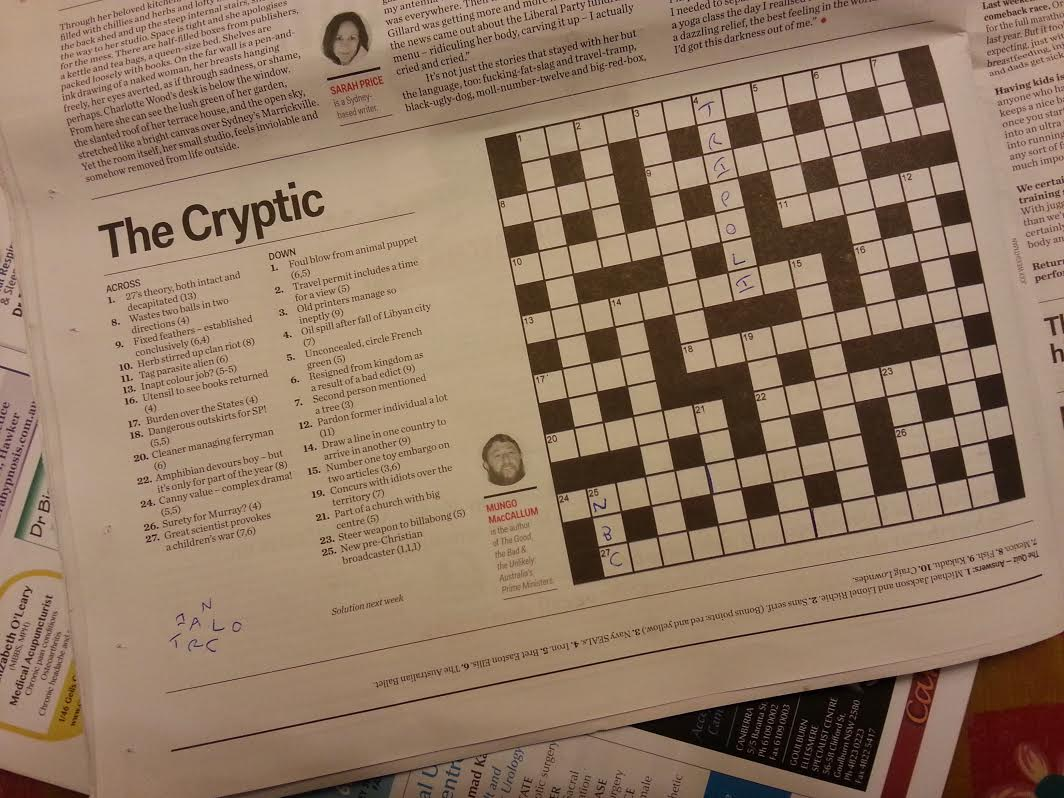
//> input picture experimental/opencv_test/crossword.jpg, 1064 x 798 px
$ ./filter_test crossword.jpg   (built with g++ and OpenCV 4)
//> lines starting //> are read from the running program, lines starting //| are printed output that depends on the picture
#include <opencv2/core/core.hpp>
#include <opencv2/highgui/highgui.hpp>
#include <opencv2/imgproc/imgproc.hpp>
#include <iostream>

using namespace cv;
using namespace std;

void filter(Mat& input, Mat& output) {
    Mat kernel = (Mat_<double>(4,4) << 0, 0.1, 0.1, 0,
                                     0.1, 0.1, 0.1, 0.1,
                                     0.1, 0.1, 0.1, 0.1,
                                     0, 0.1, 0.1, 0);

    filter2D(input, output, input.depth(), kernel);
}


int main(int argc, char **argv) {
    if (argc != 2) {
        cout << "Usage: filter_test image" << endl;
        return -1;
    }

    Mat input;
    input = imread(argv[1], CV_LOAD_IMAGE_GRAYSCALE);
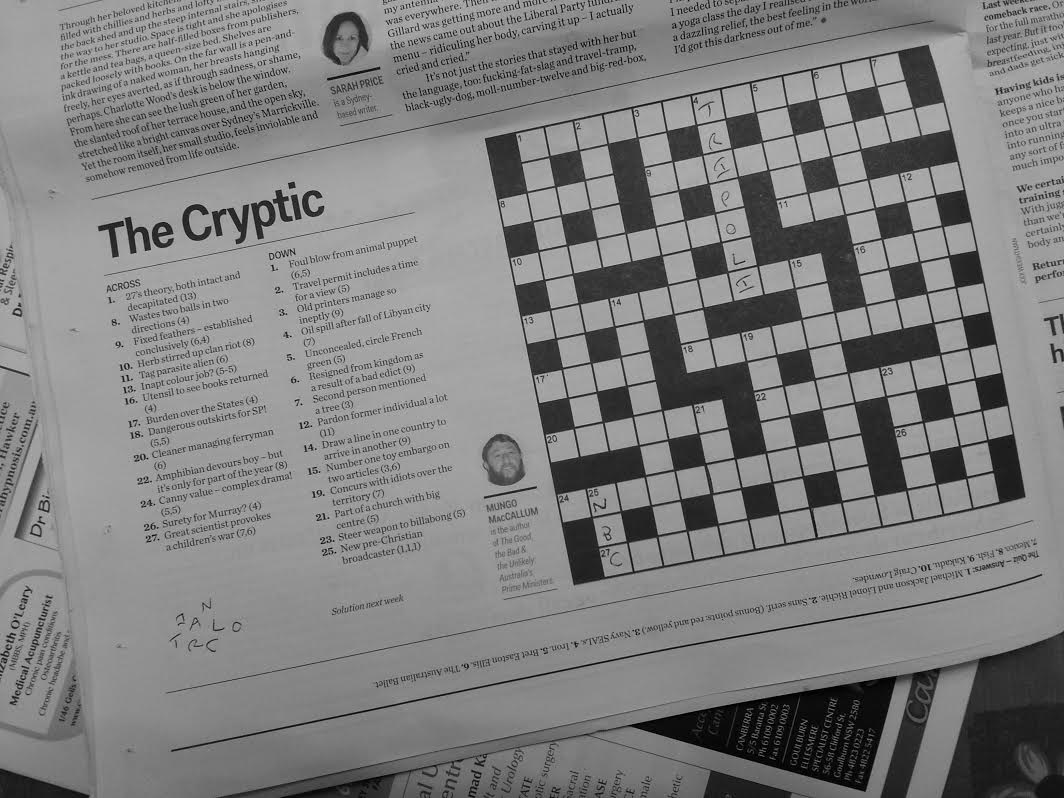
//> input: 798 rows x 1064 cols, CV_8UC1; min 0, max 205, mean 128.2

    if (!input.data) {
        cout << "Could not open or find the image" << endl;
        return -1;
    }

    Mat output;
    filter(input, output);
//> in filter, `filter2D(input, output, input.depth(), kernel);`:
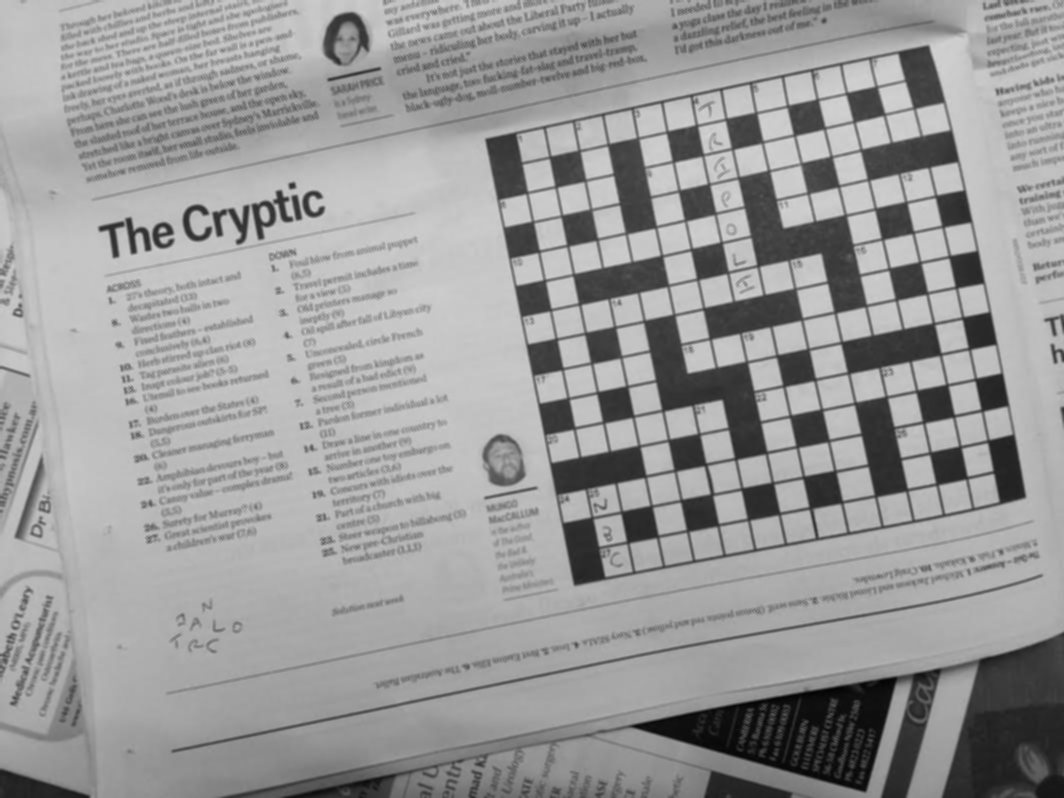
//> output: 798 rows x 1064 cols, CV_8UC1; min 3, max 211, mean 153.9
    namedWindow("Display window", WINDOW_AUTOSIZE);
    imshow("Display window", output);

    waitKey(0);
    return 0;
}
